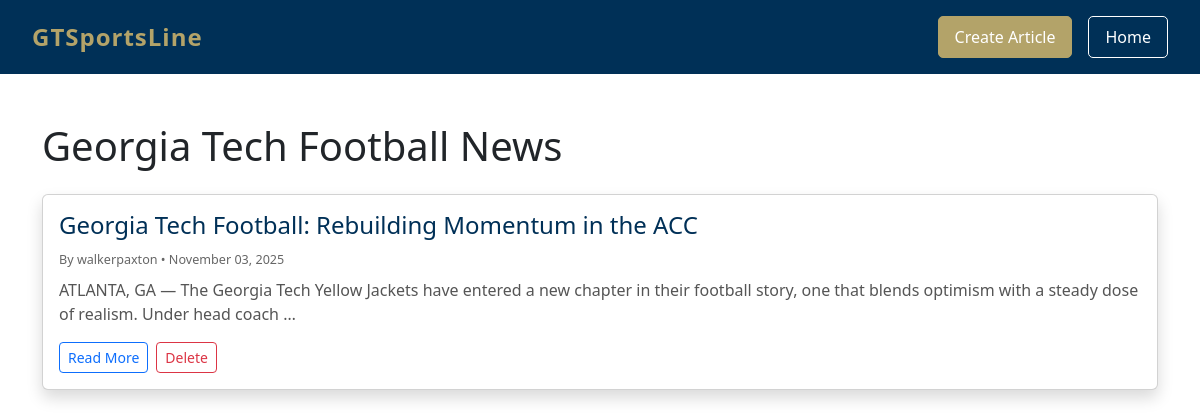
Page /news/ (signed in) on the committed database.
### news/models.py (models this page shows, shortened)
class NewsArticle(models.Model):
    title = models.CharField(max_length=200)
    content = models.TextField()
    author = models.ForeignKey(User, on_delete=models.CASCADE)
    created_at = models.DateTimeField(auto_now_add=True)
    updated_at = models.DateTimeField(auto_now=True)
    class Meta:
        ordering = ['-created_at']

### news/views.py (the view)
# urls.py: path('', views.news_list, name='news.list'),
def news_list(request):
    template_data = {
        'title': 'Georgia Tech Football News'
    }
    articles = NewsArticle.objects.all()
    template_data['articles'] = articles
    return render(request, 'news/news.html', {'template_data': template_data})

### news/templates/news/news.html (shortened to what this page needs)
{% extends 'base.html' %}
{% block content %}
<div class="top-bar">
    <a href="{% url 'home.index' %}" class="logo">GTSportsLine</a>
    <div class="nav-buttons">
        {% if user.is_authenticated %}
        <a href="{% url 'news.create' %}" class="nav-button btn-create">Create Article</a>
        {% endif %}
        <a href="{% url 'home.index' %}" class="nav-button btn-home">Home</a>
    </div>
</div>
<div class="p-3 mt-4">
  <div class="container">
    <div class="row">
      <div class="col-12">
        <h1 class="mb-4">Georgia Tech Football News</h1>
        {% if template_data.articles %}
          {% for article in template_data.articles %}
          <div class="card shadow mb-3 news-article">
            <div class="card-body">
              <a href="{% url 'news.detail' article.id %}" class="article-title">
                <h4 class="card-title">{{ article.title }}</h4>
              </a>
              <div class="article-meta">
                <small>By {{ article.author.username }} • {{ article.created_at|date:"F d, Y" }}</small>
              </div>
              <p class="card-text article-preview">
                {{ article.content|truncatewords:30 }}
              </p>
              <div class="d-flex gap-2">
                <a href="{% url 'news.detail' article.id %}" class="btn btn-sm btn-outline-primary">Read More</a>
                {% if user.is_authenticated and user == article.author %}
                <form method="POST" action="{% url 'news.delete' article.id %}" style="display: inline;">
                  <button type="submit" class="btn btn-sm btn-outline-danger" onclick="return confirm('Are you sure you want to delete this article? This action cannot be undone.');">Delete</button>
                </form>
                {% endif %}
              </div>
            </div>
          </div>
          {% endfor %}
        {% endif %}
      </div>
    </div>
  </div>
</div>
{% endblock content %}

### gtsportsline/static/css/style.css (style rules this page uses)
.bg-index { background: url("/static/img/background.jpeg") no-repeat fixed; background-size: 90%; background-position: center; min-height: 100vh; }

### news/templates/news/news.html (style rules this page uses)
body { background: white !important; background-image: none !important; }
.top-bar { background: #003057; padding: 1rem 2rem; display: flex; justify-content: space-between; align-items: center; margin-bottom: 2rem; }
.logo { color: #B3A369; font-size: 1.5rem; font-weight: 600; letter-spacing: 1px; text-decoration: none; }
.nav-buttons { display: flex; gap: 1rem; align-items: center; }
.nav-button { color: white; text-decoration: none; font-size: 1rem; }
.btn-home { background: transparent; border: 1px solid white; padding: 0.5rem 1rem; border-radius: 5px; transition: all 0.2s ease; }
.btn-create { background: #B3A369; border: 1px solid #B3A369; padding: 0.5rem 1rem; border-radius: 5px; transition: all 0.2s ease; }
.news-article { transition: transform 0.2s ease, box-shadow 0.2s ease; cursor: pointer; }
.article-title { color: #003057; text-decoration: none; font-weight: 600; }
.article-meta { color: #666; font-size: 0.9rem; }
.article-preview { color: #555; margin-top: 0.5rem; }

### rows in the picture
NewsArticle: title "Georgia Tech Football: Rebuilding Momentum in the ACC", author.username "walkerpaxton", created_at "November 03, 2025", content "ATLANTA, GA — The Georgia Tech Yellow Jackets have entered a new chapter in their football story, one that blends optimism with a steady dose of realism. Under head coach …", shows "Delete"
